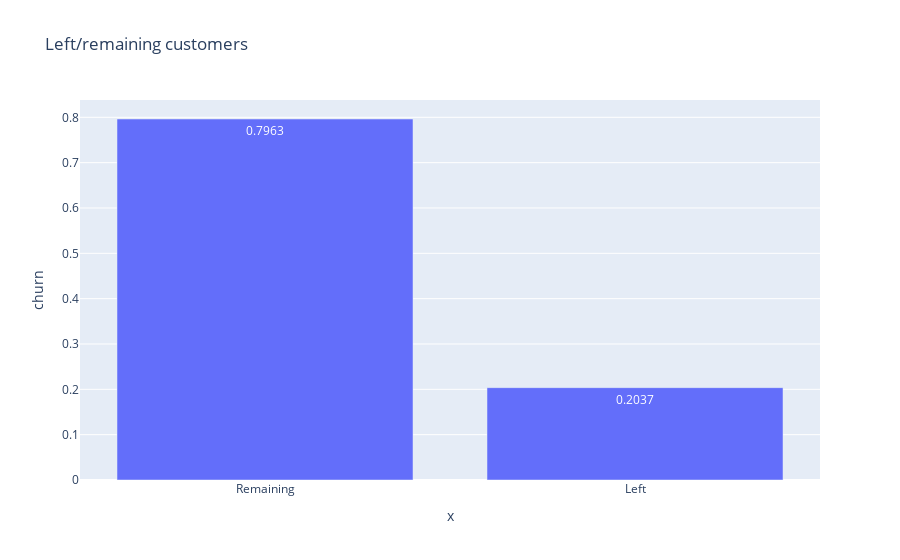

Notebook cell for this chart:
### Code cell
#9.1. Каково соотношение ушедших и лояльных клиентов? Покажите это на графике и дайте комментарий по соотношению.
exited = pd.DataFrame(churn_data['churn'].value_counts(normalize=True))

px.bar(
    data_frame=exited,
    y='churn',
    text='churn',
    title='Left/remaining customers',
    orientation='v',
    x=['Remaining','Left']
    )

### Figure 1 — Plotly figure (JSON) as saved in the notebook; plotly's stock layout.template omitted (floating-point values rounded to 4 significant figures)
{"data": [{"alignmentgroup": "True", "hovertemplate": "x=%{x}<br>churn=%{text}<extra></extra>", "legendgroup": "", "marker": {"color": "#636efa", "pattern": {"shape": ""}}, "name": "", "offsetgroup": "", "orientation": "v", "showlegend": false, "text": [0.7963, 0.2037], "textposition": "auto", "type": "bar", "x": ["Remaining", "Left"], "xaxis": "x", "y": [0.7963, 0.2037], "yaxis": "y"}], "layout": {"barmode": "relative", "legend": {"tracegroupgap": 0}, "title": {"text": "Left/remaining customers"}, "xaxis": {"anchor": "y", "domain": [0, 1], "title": {"text": "x"}}, "yaxis": {"anchor": "x", "domain": [0, 1], "title": {"text": "churn"}}}}
